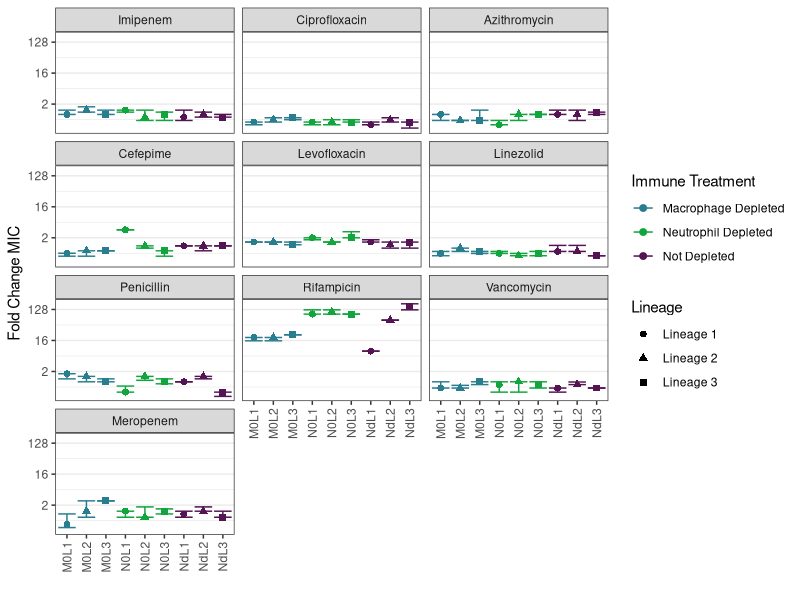

Here is the R script that generated this plot:
### Visualization of change in MIC for S. pneumoniae populations propagated in antibiotics

library(tidyverse)

setwd("~/Documents/pitt/streppneumo/mic_finalpassage/")

pal <- c("#287D8EFF", "#10A53DFF", "#541352FF")

# Read in raw input (duplicate readings were averaged in excel)
mic <- read.csv("rawdata/mic_input-2022-10-31-update.csv",header=TRUE)

druglist <- c( "Imipenem","Ciprofloxacin", "Azithromycin","Cefepime", "Levofloxacin", "Linezolid", "Penicillin", "Rifampicin","Vancomycin","Meropenem")

output <- data.frame()

for (i in 1:length(druglist)) {
  n <- subset(mic, mic$drug_tested == druglist[i])
  m <- subset(n, n$lineage =="TIGR4")
  n$anc <- median(m$ave_reading)
  n$mic_change <- n$ave_reading/n$anc
  n <- subset(n, n$drug == substr(druglist[i], 1,2))
  output <- rbind(output,n)
}

output <- output %>%
  group_by(lineage, drug, immune, rep, drug_tested) %>%
  summarize(median = median(mic_change, na.rm = T),
            ymin = min(mic_change, na.rm = T), 
            y25 = quantile(mic_change, 0.25),
            ymax  = max(mic_change, na.rm = T),
            y75 = quantile(mic_change, 0.25))
output$immune_rep <- paste(output$immune, output$rep, sep="")

output$immune <- recode(output$immune, "M0" = "Macrophage Depleted", "N0" = "Neutrophil Depleted", "Nd" = "Not Depleted")
output$rep <- recode(output$rep, "L1" = "Lineage 1", "L2" = "Lineage 2", "L3" = "Lineage 3")

p <- output %>%
  mutate(across(drug_tested, factor, levels=c(druglist))) %>%
  ggplot(aes(x=immune_rep,y=median,color = immune,shape=rep)) + 
  geom_point(size=2) +
  geom_errorbar(aes(ymin = ymin, ymax = ymax), stat = "identity") +
  scale_y_continuous(trans = 'log2') + 
  scale_shape(name= "Lineage") +
  scale_color_manual(values=pal, name="Immune Treatment") +
  theme_bw() + 
  theme(panel.grid.major.x = element_blank()) +
  theme(axis.text.x = element_text(angle = 90, vjust = 0.5, hjust=1)) +
  facet_wrap(~drug_tested, ncol = 3) + 
  ylab("Fold Change MIC") + 
  xlab("") 
ggsave(p, file = "mic_change_final_passage.pdf", device = "pdf", width = 6, height = 6)

